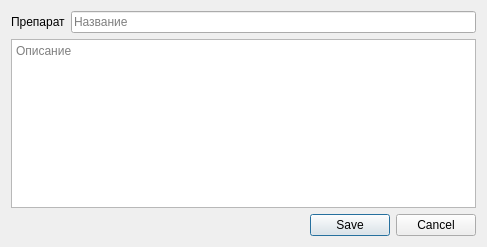
<?xml version="1.0" encoding="UTF-8"?>
<ui version="4.0">
 <class>Dialog</class>
 <widget class="QDialog" name="Dialog">
  <property name="geometry">
   <rect>
    <x>0</x>
    <y>0</y>
    <width>487</width>
    <height>247</height>
   </rect>
  </property>
  <property name="windowTitle">
   <string>Препарат</string>
  </property>
  <layout class="QGridLayout" name="gridLayout">
   <item row="0" column="0">
    <layout class="QHBoxLayout" name="horizontalLayout">
     <item>
      <widget class="QLabel" name="label_2">
       <property name="text">
        <string>Препарат</string>
       </property>
      </widget>
     </item>
     <item>
      <widget class="QLineEdit" name="name_lineEdit">
       <property name="text">
        <string/>
       </property>
       <property name="placeholderText">
        <string>Название</string>
       </property>
      </widget>
     </item>
    </layout>
   </item>
   <item row="1" column="0">
    <widget class="QPlainTextEdit" name="dsc">
     <property name="placeholderText">
      <string>Описание</string>
     </property>
    </widget>
   </item>
   <item row="2" column="0">
    <widget class="QDialogButtonBox" name="buttonBox">
     <property name="orientation">
      <enum>Qt::Horizontal</enum>
     </property>
     <property name="standardButtons">
      <set>QDialogButtonBox::Cancel|QDialogButtonBox::Save</set>
     </property>
    </widget>
   </item>
  </layout>
 </widget>
 <resources/>
 <connections>
  <connection>
   <sender>buttonBox</sender>
   <signal>accepted()</signal>
   <receiver>Dialog</receiver>
   <slot>accept()</slot>
   <hints>
    <hint type="sourcelabel">
     <x>248</x>
     <y>254</y>
    </hint>
    <hint type="destinationlabel">
     <x>157</x>
     <y>274</y>
    </hint>
   </hints>
  </connection>
  <connection>
   <sender>buttonBox</sender>
   <signal>rejected()</signal>
   <receiver>Dialog</receiver>
   <slot>reject()</slot>
   <hints>
    <hint type="sourcelabel">
     <x>316</x>
     <y>260</y>
    </hint>
    <hint type="destinationlabel">
     <x>286</x>
     <y>274</y>
    </hint>
   </hints>
  </connection>
 </connections>
</ui>
